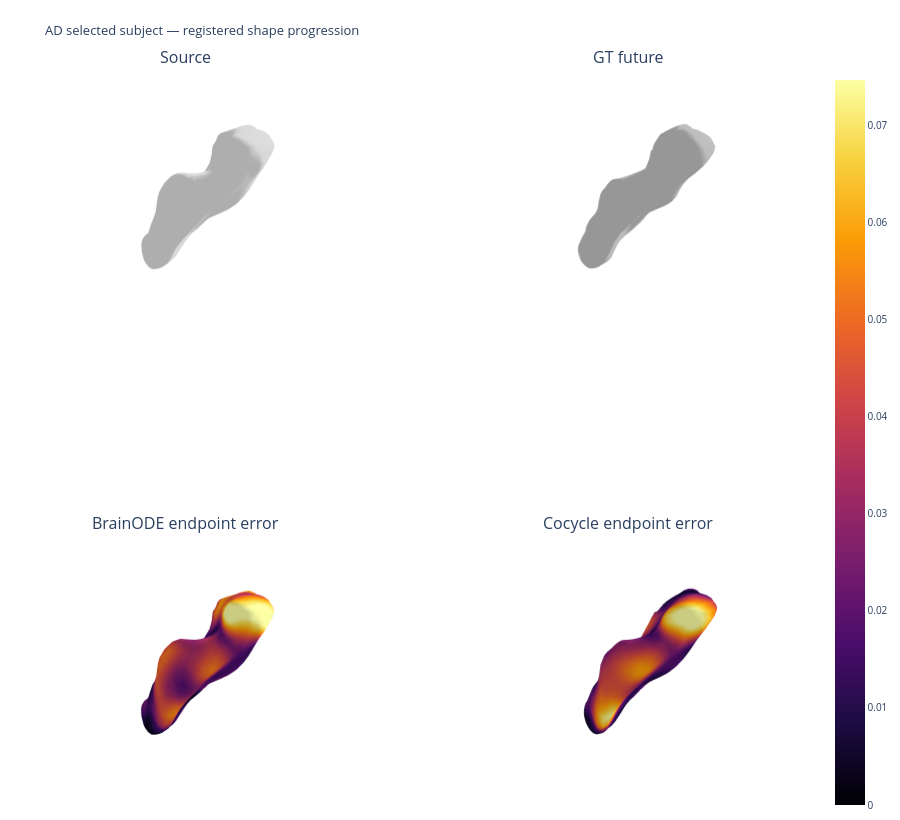

Source (notebook cell):
### Code cell
selected_progression_figure('AD')

### Figure 1 — Plotly figure (JSON) as saved in the notebook; plotly's stock layout.template omitted (floating-point values rounded to 4 significant figures; data arrays with more than 128 entries replaced by an {"elided": "..."} marker saying what was removed)
{"data": [{"color": "#D9D9D9", "flatshading": false, "hoverinfo": "skip", "i": {"elided": "4408 int values"}, "j": {"elided": "4408 int values"}, "k": {"elided": "4408 int values"}, "opacity": 1, "scene": "scene", "showscale": false, "type": "mesh3d", "x": {"elided": "2206 float values"}, "y": {"elided": "2206 float values"}, "z": {"elided": "2206 float values"}}, {"color": "#BDBDBD", "flatshading": false, "hoverinfo": "skip", "i": {"elided": "4408 int values"}, "j": {"elided": "4408 int values"}, "k": {"elided": "4408 int values"}, "opacity": 1, "scene": "scene2", "showscale": false, "type": "mesh3d", "x": {"elided": "2206 float values"}, "y": {"elided": "2206 float values"}, "z": {"elided": "2206 float values"}}, {"cmax": 0.07468, "cmin": 0, "colorscale": [[0, "#000004"], [0.1111, "#1b0c41"], [0.2222, "#4a0c6b"], [0.3333, "#781c6d"], [0.4444, "#a52c60"], [0.5556, "#cf4446"], [0.6667, "#ed6925"], [0.7778, "#fb9b06"], [0.8889, "#f7d13d"], [1, "#fcffa4"]], "flatshading": false, "hoverinfo": "skip", "i": {"elided": "4408 int values"}, "intensity": {"elided": "2206 float values"}, "j": {"elided": "4408 int values"}, "k": {"elided": "4408 int values"}, "opacity": 1, "scene": "scene3", "showscale": false, "type": "mesh3d", "x": {"elided": "2206 float values"}, "y": {"elided": "2206 float values"}, "z": {"elided": "2206 float values"}}, {"cmax": 0.07468, "cmin": 0, "colorscale": [[0, "#000004"], [0.1111, "#1b0c41"], [0.2222, "#4a0c6b"], [0.3333, "#781c6d"], [0.4444, "#a52c60"], [0.5556, "#cf4446"], [0.6667, "#ed6925"], [0.7778, "#fb9b06"], [0.8889, "#f7d13d"], [1, "#fcffa4"]], "flatshading": false, "hoverinfo": "skip", "i": {"elided": "4408 int values"}, "intensity": {"elided": "2206 float values"}, "j": {"elided": "4408 int values"}, "k": {"elided": "4408 int values"}, "opacity": 1, "scene": "scene4", "showscale": true, "type": "mesh3d", "x": {"elided": "2206 float values"}, "y": {"elided": "2206 float values"}, "z": {"elided": "2206 float values"}}], "layout": {"annotations": [{"font": {"size": 16}, "showarrow": false, "text": "Source", "x": 0.225, "xanchor": "center", "xref": "paper", "y": 1, "yanchor": "bottom", "yref": "paper"}, {"font": {"size": 16}, "showarrow": false, "text": "GT future", "x": 0.775, "xanchor": "center", "xref": "paper", "y": 1, "yanchor": "bottom", "yref": "paper"}, {"font": {"size": 16}, "showarrow": false, "text": "BrainODE endpoint error", "x": 0.225, "xanchor": "center", "xref": "paper", "y": 0.375, "yanchor": "bottom", "yref": "paper"}, {"font": {"size": 16}, "showarrow": false, "text": "Cocycle endpoint error", "x": 0.775, "xanchor": "center", "xref": "paper", "y": 0.375, "yanchor": "bottom", "yref": "paper"}], "font": {"size": 10}, "height": 820, "margin": {"b": 5, "l": 5, "r": 5, "t": 70}, "scene": {"aspectmode": "data", "domain": {"x": [0, 0.45], "y": [0.625, 1]}, "xaxis": {"visible": false}, "yaxis": {"visible": false}, "zaxis": {"visible": false}}, "scene2": {"aspectmode": "data", "domain": {"x": [0.55, 1], "y": [0.625, 1]}, "xaxis": {"visible": false}, "yaxis": {"visible": false}, "zaxis": {"visible": false}}, "scene3": {"aspectmode": "data", "domain": {"x": [0, 0.45], "y": [0, 0.375]}, "xaxis": {"visible": false}, "yaxis": {"visible": false}, "zaxis": {"visible": false}}, "scene4": {"aspectmode": "data", "domain": {"x": [0.55, 1], "y": [0, 0.375]}, "xaxis": {"visible": false}, "yaxis": {"visible": false}, "zaxis": {"visible": false}}, "title": {"font": {"size": 13}, "text": "AD selected subject — registered shape progression"}}}
